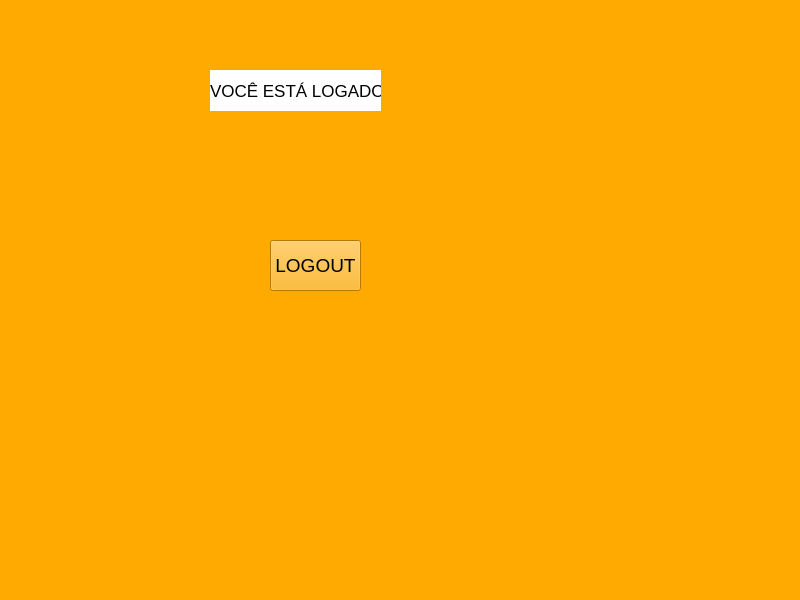
<?xml version="1.0" encoding="UTF-8"?>
<ui version="4.0">
 <class>MainWindow</class>
 <widget class="QMainWindow" name="MainWindow">
  <property name="geometry">
   <rect>
    <x>0</x>
    <y>0</y>
    <width>800</width>
    <height>600</height>
   </rect>
  </property>
  <property name="windowTitle">
   <string>MainWindow</string>
  </property>
  <property name="styleSheet">
   <string notr="true">background-color: rgb(255, 170, 0);</string>
  </property>
  <widget class="QWidget" name="centralwidget">
   <widget class="QLabel" name="label">
    <property name="geometry">
     <rect>
      <x>210</x>
      <y>70</y>
      <width>171</width>
      <height>41</height>
     </rect>
    </property>
    <property name="font">
     <font>
      <pointsize>13</pointsize>
     </font>
    </property>
    <property name="styleSheet">
     <string notr="true">background-color: rgb(255, 255, 255);</string>
    </property>
    <property name="text">
     <string>VOCÊ ESTÁ LOGADO!</string>
    </property>
   </widget>
   <widget class="QPushButton" name="pushButton">
    <property name="geometry">
     <rect>
      <x>270</x>
      <y>240</y>
      <width>91</width>
      <height>51</height>
     </rect>
    </property>
    <property name="font">
     <font>
      <pointsize>14</pointsize>
     </font>
    </property>
    <property name="text">
     <string>LOGOUT</string>
    </property>
   </widget>
  </widget>
  <widget class="QMenuBar" name="menubar">
   <property name="geometry">
    <rect>
     <x>0</x>
     <y>0</y>
     <width>800</width>
     <height>21</height>
    </rect>
   </property>
  </widget>
  <widget class="QStatusBar" name="statusbar"/>
 </widget>
 <resources/>
 <connections/>
</ui>
